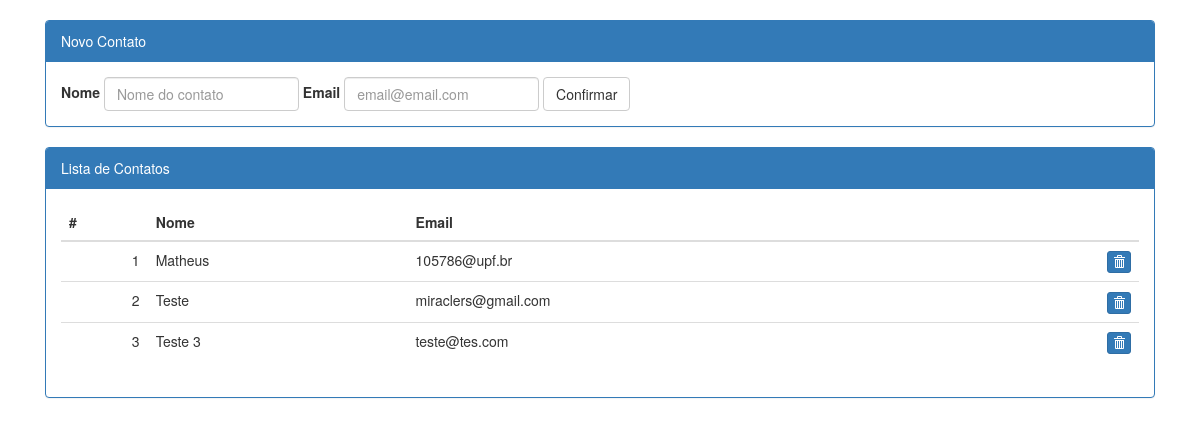
The app's page /, older data.
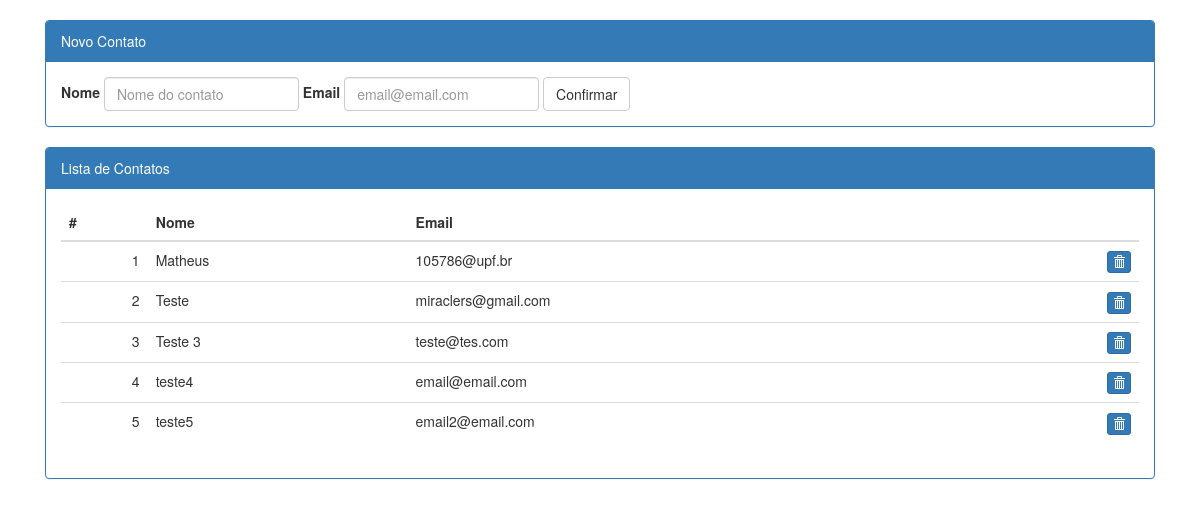
The same page, newer data.
### lista/models.py (models this page shows, shortened)
class Contatos(models.Model):
    codigo = models.IntegerField(primary_key=True)
    nome = models.CharField(max_length=200)
    email = models.CharField(max_length=200)

### lista/views.py (the view)
# urls.py: url(r'^$', views.index, name='index'),
def index(request):
    contatos = Contatos.objects.order_by('codigo')
    template = loader.get_template('lista/index.html')
    context = RequestContext(request, {
        'contatos': contatos,
    })
    return HttpResponse(template.render(context))

### lista/templates/lista/index.html (shortened to what this page needs)
{% load staticfiles %}
<!DOCTYPE html>
<html lang="en">
<head>
    <link rel="stylesheet" href="{% static 'css/bootstrap.min.css' %}">
</head>
<body>
<br>
    <div class="container">
        <div class="col-md-12">
            <div class="panel panel-primary">
                <div class="panel-heading">
                    Novo Contato
                </div>
                <div class="panel-body">
                    <form class="form-inline" method="post" action="/gravar/">
                        <div class="form-group">
                            <label for="exampleInputName2">Nome</label>
                            <input type="text" class="form-control" name="nome" placeholder="Nome do contato">
                        </div>
                        <div class="form-group">
                            <label for="exampleInputEmail2">Email</label>
                            <input type="email" class="form-control" name="email" placeholder="email@email.com">
                        </div>
                        <button type="submit" class="btn btn-default">Confirmar</button>
                    </form>
                </div>
            </div>
        </div>
        <div class="col-md-12">
            <div class="panel panel-primary">
                <div class="panel-heading">
                    Lista de Contatos
                </div>
                <div class="panel-body">
                    <table class="table .table-condensed">
                    <thead>
                        <tr>
                            <th class="col-md-1" align="right">#</th>
                            <th class="col-md-3" align="left">Nome</th>
                            <th class="col-md-8" align="left">Email</th>
                            <th></th>
                        </tr>
                    </thead>
                    <tbody>
                        {% for contato in contatos %}
                            <tr>
                                <td class="col-md-1" align="right">{{ contato.codigo }}</td>
                                <td class="col-md-3" align="left">{{ contato.nome }}</td>
                                <td class="col-md-8" align="left">{{ contato.email }}</td>
                                <td>
                                    <form id="form" method="post" action="/excluir/">
                                        <button onclick="$('form').submit()" class="btn btn-xs btn-primary">
                                            <i class="glyphicon glyphicon-trash"></i>
                                        </button>
                                    </form>
                                </td>
                            </tr>
                        {% endfor %}
                    </tbody>
                    </table>
                </div>
            </div>
        </div>
    </div>
</body>
</html>

Row changes from the older to the newer data that the page shows:
added Contatos: codigo "4", nome "teste4", email "email@email.com"
added Contatos: codigo "5", nome "teste5", email "email2@email.com"
